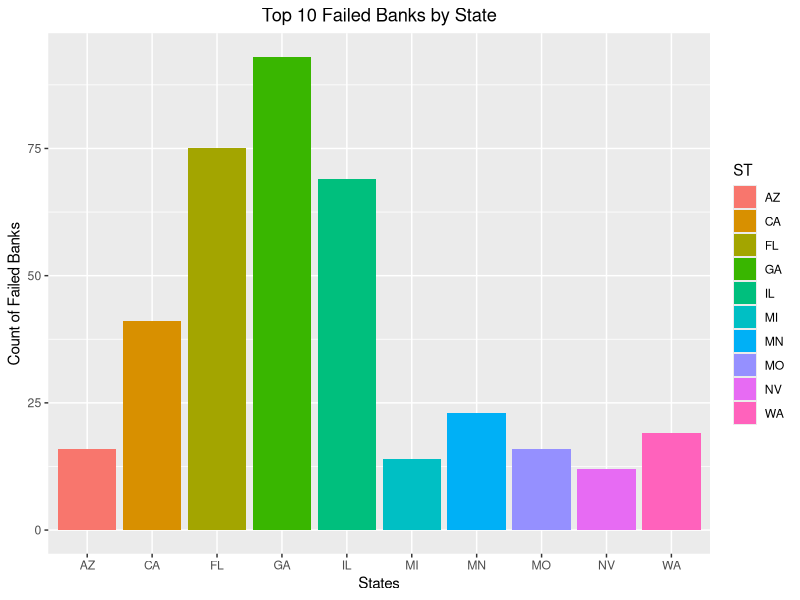

This figure's R source:
## ---- chunk 1
setwd("~/Fuzzy Logic/Workflow Examples/2018-07-26")

## ---- chunk 2
install.packages("dplyr")
install.packages("ggplot2")
library(dplyr)
library(ggplot2)
## ---- chunk 3
banklist <- read.csv("banklist.csv", header = TRUE)
banklist_df <- data.frame(banklist)
head(banklist_df, 20)
count(banklist_df)
## ---- chunk 4
# We can see the last time the data was updated...
banklist_df$Updated.Date <- as.Date(banklist_df$Updated.Date, format = "%d-%b-%y")
## Max Data Update Date
max(sort(banklist_df$Updated.Date, decreasing = TRUE))

#...And do the same for the last closing date
banklist_df$Closing.Date <- as.Date(banklist_df$Closing.Date, format = "%d-%b-%y")
## Last Failed Bank Close Date
max(sort(banklist_df$Closing.Date, decreasing = TRUE))
## ---- chunk 5
colnames(banklist_df)
State_counts <- banklist_df %>%
  group_by(ST) %>%
  summarise(count = n()) %>%
  arrange(desc(count))
State_counts
## ---- chunk 6
Top10 <- head(State_counts, 10)
p <- ggplot(Top10, aes(y=Top10$count, x=ST, fill=ST)) + 
    geom_col() +
  ylab("Count of Failed Banks")+
  xlab("States")
  
p + 
  labs(title = "Top 10 Failed Banks by State") + 
  theme(plot.title = element_text(hjust = 0.5))
